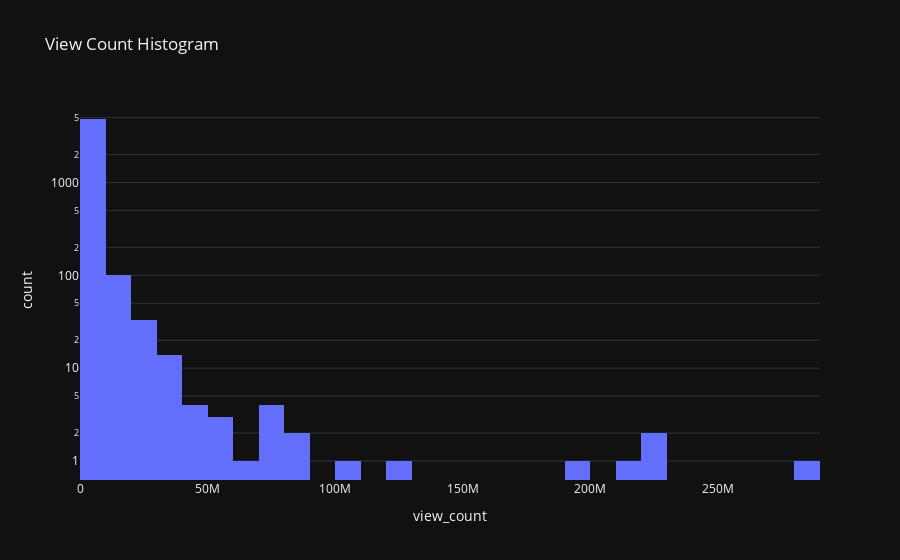

Notebook cell for this chart:
### Code cell
df = small_df.head(5000).copy()
fig = px.histogram(df, x="view_count", nbins=50, title="View Count Histogram",log_y=True)
fig.show()

### Figure 1 — Plotly figure (JSON) as saved in the notebook; plotly's stock layout.template omitted (floating-point values rounded to 4 significant figures; data arrays with more than 128 entries replaced by an {"elided": "..."} marker saying what was removed)
{"data": [{"alignmentgroup": "True", "bingroup": "x", "hovertemplate": "view_count=%{x}<br>count=%{y}<extra></extra>", "legendgroup": "", "marker": {"color": "#636efa", "pattern": {"shape": ""}}, "name": "", "nbinsx": 50, "offsetgroup": "", "orientation": "v", "showlegend": false, "type": "histogram", "x": {"elided": "5000 int values"}, "xaxis": "x", "yaxis": "y"}], "layout": {"barmode": "relative", "legend": {"tracegroupgap": 0}, "title": {"text": "View Count Histogram"}, "xaxis": {"anchor": "y", "domain": [0, 1], "title": {"text": "view_count"}}, "yaxis": {"anchor": "x", "domain": [0, 1], "title": {"text": "count"}, "type": "log"}}}
